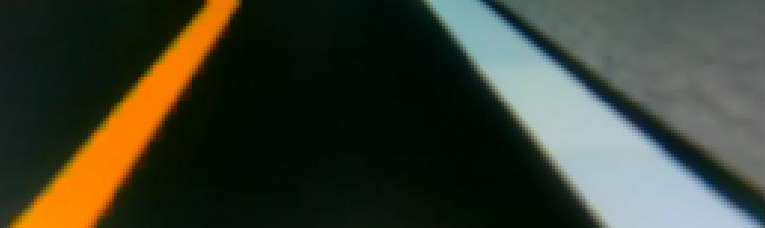
//> input picture ground_projection/lane.png, 765 x 228 px
$ ./ground_projection   (built with g++ and OpenCV 4)
//> lines starting //> are read from the running program, lines starting //| are printed output that depends on the picture
#include <opencv2/opencv.hpp>

using namespace cv;
using namespace std;

struct userdata{
    Mat im;
    vector<Point2f> points;
};

void mouseHandler(int event, int x, int y, int flags, void* data_ptr)
{
    if  ( event == EVENT_LBUTTONDOWN )
    {
        userdata *data = ((userdata *) data_ptr);
        circle(data->im, Point(x,y),3,Scalar(0,0,255), 5, CV_AA);
        imshow("Image", data->im);
        if (data->points.size() < 4)
        {
            data->points.push_back(Point2f(x,y));
        }
    }

}

int main( int argc, char** argv)
{
    // Read source image.
    Mat im_src = imread("lane.png");
//> im_src is the input picture: 228 rows x 765 cols, CV_8UC3; mean B, G, R 48.5, 63, 60.2

    // Destination image. The aspect ratio of the book is 3/4
    Size size(320,240);
    Mat im_dst = Mat::zeros(size,CV_8UC3);


    // Create a vector of destination points.
    vector<Point2f> pts_dst;

    pts_dst.push_back(Point2f(0,0));
    pts_dst.push_back(Point2f(size.width - 1, 0));
    pts_dst.push_back(Point2f(size.width - 1, size.height -1));
    pts_dst.push_back(Point2f(0, size.height - 1 ));

    // Set data for mouse event
    Mat im_temp = im_src.clone();
    userdata data;
    data.im = im_temp;

    cout << "Click on the four corners of the book -- top left first and" << endl
    << "bottom left last -- and then hit ENTER" << endl;

    // Show image and wait for 4 clicks.
    imshow("Image", im_temp);
    // Set the callback function for any mouse event
    setMouseCallback("Image", mouseHandler, &data);
    waitKey(0);
//> the left mouse button is pressed and released at (191, 57)
//> the left mouse button is pressed and released at (573, 57)
//> the left mouse button is pressed and released at (573, 171)
//> the left mouse button is pressed and released at (191, 171)
//> in mouseHandler (call 7), `circle(data->im, Point(x,y),3,Scalar(0,0,255), 5, CV_AA);`:
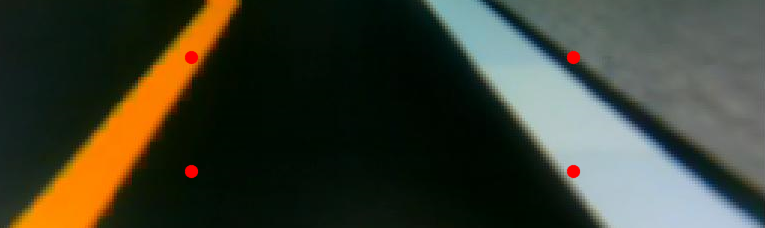
//> data->im: 228 rows x 765 cols, CV_8UC3; mean B, G, R 48.3, 62.7, 60.7

    // Calculate the homography
    Mat h = findHomography(data.points, pts_dst);

    // Warp source image to destination
    warpPerspective(im_src, im_dst, h, size);
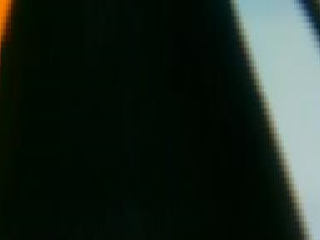
//> im_dst: 240 rows x 320 cols, CV_8UC3; mean B, G, R 31.9, 39.6, 28.4

    // Show image
    imshow("Image", im_dst);
    waitKey(0);

    return 0;
}
